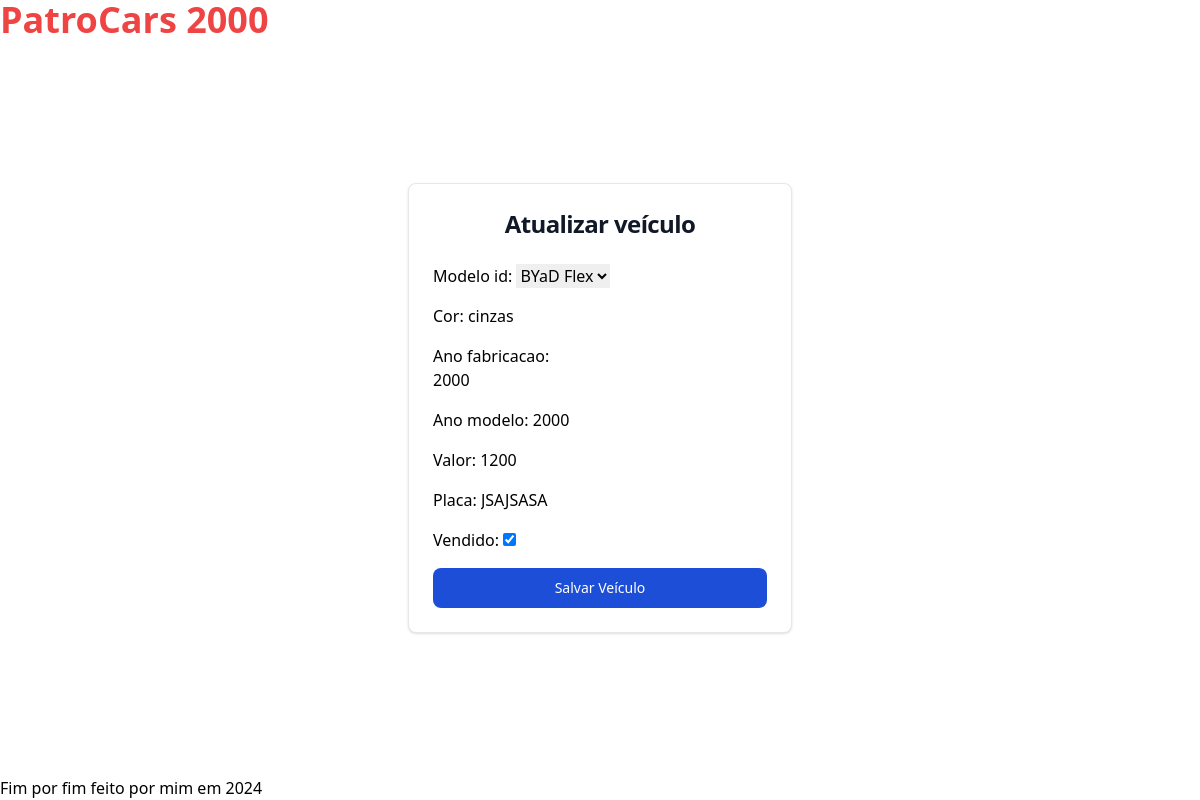
The app's page /veiculos/editar/1/ with its own data.
### montadoras/models.py (models this page shows, shortened)
class Veiculo(models.Model):
  id = models.AutoField(primary_key=True)
  modelo_id = models.ForeignKey(ModeloVeiculo,on_delete=models.CASCADE)
  cor = models.CharField(max_length=150)
  ano_fabricacao = models.IntegerField()
  ano_modelo = models.IntegerField()
  valor = models.IntegerField()
  placa = models.CharField(max_length=20)
  vendido = models.BooleanField()

### montadoras/views.py (the view)
# urls.py: path('veiculos/editar/<int:pk>/',VeiculoView.Update.as_view(),name='veiculo_put'),
    class Update(UpdateView):
        model = Montadora
        form_class = MontadoraForm
        template_name = "montadoras/update_montadora.html"
        success_url = reverse_lazy("montadoras_list")

### montadoras/models.py
class VeiculoForm(ModelForm):
   class Meta:
        model = Veiculo
        fields = ["modelo_id", "cor", "ano_fabricacao","ano_modelo", "valor", "placa","vendido"]

### montadoras/models.py (called while the page is built)
  def __str__(self):
    return self.name

### montadoras/templates/veiculos/update_veiculo.html (shortened to what this page needs)
{% extends "base.html" %}
{% block content %}
<div class="h-full flex justify-center items-center">
  <form class="block flex flex-col gap-4 max-w-sm p-6 bg-white border border-gray-200 rounded-lg shadow dark:bg-gray-800 dark:border-gray-700" action="{% url 'veiculo_put' object.id %}" method="post">
    <h5 class="mb-2 text-2xl text-center font-bold tracking-tight text-gray-900 dark:text-white">Atualizar veículo</h5>
    {{ form.as_p }}
    <input type="submit" value="Salvar Veículo" class="text-white bg-blue-700 hover:bg-blue-800 focus:ring-4 focus:outline-none focus:ring-blue-300 font-medium rounded-lg text-sm w-full sm:w-auto px-5 py-2.5 text-center dark:bg-blue-600 dark:hover:bg-blue-700 dark:focus:ring-blue-800"/>
  </form>
</div>
{% endblock %}

### records on screen
Veiculo: modelo_id "BYaD Flex", cor "cinzas", ano_fabricacao "2000", ano_modelo "2000", valor "1200", placa "JSAJSASA", vendido "☑"
